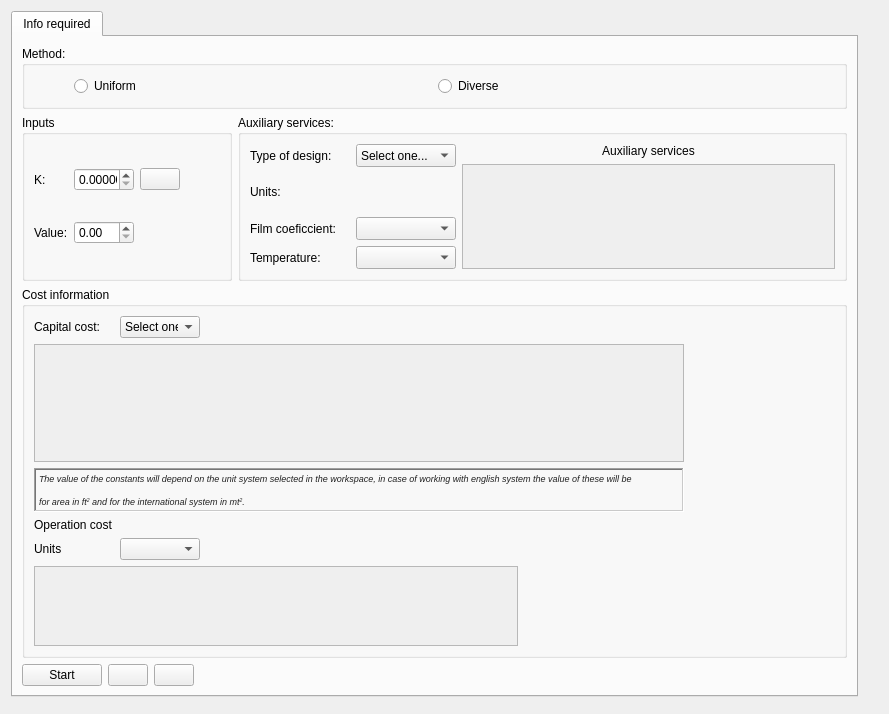
<?xml version="1.0" encoding="UTF-8"?>
<ui version="4.0">
 <class>NetworkDesign</class>
 <widget class="QWidget" name="NetworkDesign">
  <property name="geometry">
   <rect>
    <x>0</x>
    <y>0</y>
    <width>889</width>
    <height>692</height>
   </rect>
  </property>
  <property name="windowTitle">
   <string>Form</string>
  </property>
  <layout class="QGridLayout" name="gridLayout">
   <item row="0" column="0">
    <widget class="QTabWidget" name="tabWidget">
     <property name="currentIndex">
      <number>0</number>
     </property>
     <widget class="QWidget" name="Tab1">
      <attribute name="title">
       <string>Info required</string>
      </attribute>
      <layout class="QGridLayout" name="gridLayout_14">
       <item row="1" column="0">
        <layout class="QGridLayout" name="gridLayout_6">
         <item row="1" column="0" colspan="3">
          <layout class="QGridLayout" name="gridLayout_10">
           <item row="1" column="0">
            <widget class="QGroupBox" name="groupBox4">
             <property name="title">
              <string>Cost information</string>
             </property>
             <layout class="QGridLayout" name="gridLayout_11">
              <item row="1" column="0" colspan="3">
               <widget class="QTableWidget" name="capitalcost">
                <property name="enabled">
                 <bool>false</bool>
                </property>
                <property name="sizePolicy">
                 <sizepolicy hsizetype="Fixed" vsizetype="Fixed">
                  <horstretch>0</horstretch>
                  <verstretch>0</verstretch>
                 </sizepolicy>
                </property>
                <property name="maximumSize">
                 <size>
                  <width>650</width>
                  <height>118</height>
                 </size>
                </property>
               </widget>
              </item>
              <item row="0" column="1" colspan="2">
               <spacer name="horizontalSpacer_6">
                <property name="orientation">
                 <enum>Qt::Horizontal</enum>
                </property>
                <property name="sizeType">
                 <enum>QSizePolicy::Preferred</enum>
                </property>
                <property name="sizeHint" stdset="0">
                 <size>
                  <width>40</width>
                  <height>20</height>
                 </size>
                </property>
               </spacer>
              </item>
              <item row="4" column="0">
               <layout class="QGridLayout" name="gridLayout_4">
                <item row="0" column="0">
                 <widget class="QLabel" name="labelopera">
                  <property name="maximumSize">
                   <size>
                    <width>80</width>
                    <height>16777215</height>
                   </size>
                  </property>
                  <property name="text">
                   <string>Operation cost</string>
                  </property>
                 </widget>
                </item>
                <item row="1" column="0">
                 <widget class="QLabel" name="label">
                  <property name="text">
                   <string>Units</string>
                  </property>
                 </widget>
                </item>
                <item row="1" column="1">
                 <widget class="QComboBox" name="comboBoxUOP">
                  <property name="maximumSize">
                   <size>
                    <width>80</width>
                    <height>16777215</height>
                   </size>
                  </property>
                 </widget>
                </item>
               </layout>
              </item>
              <item row="0" column="0">
               <layout class="QGridLayout" name="gridLayout_7">
                <item row="0" column="0">
                 <widget class="QLabel" name="labelcapital">
                  <property name="maximumSize">
                   <size>
                    <width>80</width>
                    <height>16777215</height>
                   </size>
                  </property>
                  <property name="text">
                   <string>Capital cost:</string>
                  </property>
                 </widget>
                </item>
                <item row="0" column="1">
                 <widget class="QComboBox" name="comboBoxCapital">
                  <property name="maximumSize">
                   <size>
                    <width>80</width>
                    <height>16777215</height>
                   </size>
                  </property>
                  <item>
                   <property name="text">
                    <string>Select one...</string>
                   </property>
                  </item>
                  <item>
                   <property name="text">
                    <string>a + b*A^c</string>
                   </property>
                  </item>
                  <item>
                   <property name="text">
                    <string>b*A^c</string>
                   </property>
                  </item>
                 </widget>
                </item>
               </layout>
              </item>
              <item row="5" column="0" colspan="2">
               <widget class="QTableWidget" name="operationcost">
                <property name="enabled">
                 <bool>false</bool>
                </property>
                <property name="sizePolicy">
                 <sizepolicy hsizetype="Fixed" vsizetype="Fixed">
                  <horstretch>0</horstretch>
                  <verstretch>0</verstretch>
                 </sizepolicy>
                </property>
                <property name="maximumSize">
                 <size>
                  <width>1400</width>
                  <height>80</height>
                 </size>
                </property>
               </widget>
              </item>
              <item row="4" column="1" colspan="2">
               <spacer name="horizontalSpacer_5">
                <property name="orientation">
                 <enum>Qt::Horizontal</enum>
                </property>
                <property name="sizeHint" stdset="0">
                 <size>
                  <width>40</width>
                  <height>20</height>
                 </size>
                </property>
               </spacer>
              </item>
              <item row="2" column="0" colspan="3">
               <widget class="QLabel" name="label_WARNIG1">
                <property name="maximumSize">
                 <size>
                  <width>650</width>
                  <height>16777215</height>
                 </size>
                </property>
                <property name="frameShape">
                 <enum>QFrame::WinPanel</enum>
                </property>
                <property name="frameShadow">
                 <enum>QFrame::Sunken</enum>
                </property>
                <property name="lineWidth">
                 <number>1</number>
                </property>
                <property name="text">
                 <string>&lt;html&gt;&lt;head/&gt;&lt;body&gt;&lt;p align=&quot;justify&quot;&gt;&lt;a name=&quot;tw-target-text&quot;/&gt;&lt;span style=&quot; font-family:'inherit'; font-size:7pt; font-style:italic; color:#212121;&quot;&gt;T&lt;/span&gt;&lt;span style=&quot; font-family:'inherit'; font-size:7pt; font-style:italic; color:#212121;&quot;&gt;he value of the constants will depend on the unit system selected in the workspace, in case of working with english system the value of these will be&lt;/span&gt;&lt;/p&gt;&lt;p align=&quot;justify&quot;&gt;&lt;span style=&quot; font-family:'inherit'; font-size:7pt; font-style:italic; color:#212121;&quot;&gt;for area in ft&lt;/span&gt;&lt;span style=&quot; font-family:'inherit'; font-size:7pt; font-style:italic; color:#212121; vertical-align:super;&quot;&gt;2&lt;/span&gt;&lt;span style=&quot; font-family:'inherit'; font-size:7pt; font-style:italic; color:#212121;&quot;&gt; and for the international system in mt&lt;/span&gt;&lt;span style=&quot; font-family:'inherit'; font-size:7pt; font-style:italic; color:#212121; vertical-align:super;&quot;&gt;2&lt;/span&gt;&lt;span style=&quot; font-family:'inherit'; font-size:7pt; font-style:italic; color:#212121;&quot;&gt;.&lt;/span&gt;&lt;/p&gt;&lt;/body&gt;&lt;/html&gt;</string>
                </property>
                <property name="alignment">
                 <set>Qt::AlignLeading|Qt::AlignLeft|Qt::AlignTop</set>
                </property>
                <property name="margin">
                 <number>6</number>
                </property>
               </widget>
              </item>
             </layout>
            </widget>
           </item>
          </layout>
         </item>
         <item row="0" column="0">
          <widget class="QGroupBox" name="groupBox2">
           <property name="sizePolicy">
            <sizepolicy hsizetype="Fixed" vsizetype="Preferred">
             <horstretch>0</horstretch>
             <verstretch>0</verstretch>
            </sizepolicy>
           </property>
           <property name="title">
            <string>Inputs</string>
           </property>
           <layout class="QGridLayout" name="gridLayout_8">
            <item row="1" column="0">
             <widget class="QLabel" name="labelmin">
              <property name="maximumSize">
               <size>
                <width>80</width>
                <height>16777215</height>
               </size>
              </property>
              <property name="text">
               <string>Value:</string>
              </property>
             </widget>
            </item>
            <item row="0" column="2">
             <widget class="QPushButton" name="help">
              <property name="text">
               <string/>
              </property>
              <property name="icon">
               <iconset resource="resources.qrc">
                <normaloff>:/resources/Resources/ayuda.png</normaloff>:/resources/Resources/ayuda.png</iconset>
              </property>
             </widget>
            </item>
            <item row="0" column="1">
             <widget class="QDoubleSpinBox" name="doubleSpinBoxK">
              <property name="maximumSize">
               <size>
                <width>60</width>
                <height>16777215</height>
               </size>
              </property>
              <property name="decimals">
               <number>6</number>
              </property>
             </widget>
            </item>
            <item row="1" column="1">
             <widget class="QDoubleSpinBox" name="doubleSpinBoxMin">
              <property name="maximumSize">
               <size>
                <width>60</width>
                <height>16777215</height>
               </size>
              </property>
             </widget>
            </item>
            <item row="0" column="0">
             <widget class="QLabel" name="labelk">
              <property name="maximumSize">
               <size>
                <width>80</width>
                <height>16777215</height>
               </size>
              </property>
              <property name="text">
               <string>K:</string>
              </property>
             </widget>
            </item>
            <item row="0" column="3">
             <spacer name="horizontalSpacer_7">
              <property name="orientation">
               <enum>Qt::Horizontal</enum>
              </property>
              <property name="sizeHint" stdset="0">
               <size>
                <width>40</width>
                <height>20</height>
               </size>
              </property>
             </spacer>
            </item>
           </layout>
          </widget>
         </item>
         <item row="0" column="1" colspan="2">
          <widget class="QGroupBox" name="groupBox3">
           <property name="sizePolicy">
            <sizepolicy hsizetype="Preferred" vsizetype="Preferred">
             <horstretch>0</horstretch>
             <verstretch>0</verstretch>
            </sizepolicy>
           </property>
           <property name="title">
            <string>Auxiliary services:</string>
           </property>
           <layout class="QGridLayout" name="gridLayout_9">
            <item row="0" column="2" rowspan="4">
             <layout class="QGridLayout" name="gridLayout_12">
              <item row="0" column="0">
               <widget class="QLabel" name="labelAux">
                <property name="text">
                 <string>Auxiliary services</string>
                </property>
                <property name="alignment">
                 <set>Qt::AlignCenter</set>
                </property>
               </widget>
              </item>
              <item row="1" column="0">
               <widget class="QTableWidget" name="Services">
                <property name="enabled">
                 <bool>false</bool>
                </property>
                <property name="sizePolicy">
                 <sizepolicy hsizetype="Fixed" vsizetype="Fixed">
                  <horstretch>0</horstretch>
                  <verstretch>130</verstretch>
                 </sizepolicy>
                </property>
                <property name="minimumSize">
                 <size>
                  <width>0</width>
                  <height>0</height>
                 </size>
                </property>
                <property name="maximumSize">
                 <size>
                  <width>400</width>
                  <height>105</height>
                 </size>
                </property>
               </widget>
              </item>
             </layout>
            </item>
            <item row="0" column="1">
             <widget class="QComboBox" name="TypeDesign">
              <property name="maximumSize">
               <size>
                <width>100</width>
                <height>23</height>
               </size>
              </property>
              <item>
               <property name="text">
                <string>Select one...</string>
               </property>
              </item>
              <item>
               <property name="text">
                <string>Countercurrent</string>
               </property>
              </item>
              <item>
               <property name="text">
                <string>Cococurrent</string>
               </property>
              </item>
             </widget>
            </item>
            <item row="2" column="0">
             <widget class="QLabel" name="labelfilm">
              <property name="maximumSize">
               <size>
                <width>100</width>
                <height>16777215</height>
               </size>
              </property>
              <property name="text">
               <string>Film coeficcient:</string>
              </property>
             </widget>
            </item>
            <item row="2" column="1">
             <widget class="QComboBox" name="comboBoxFilm">
              <property name="maximumSize">
               <size>
                <width>100</width>
                <height>23</height>
               </size>
              </property>
             </widget>
            </item>
            <item row="3" column="0">
             <widget class="QLabel" name="labeltemp">
              <property name="maximumSize">
               <size>
                <width>100</width>
                <height>16777215</height>
               </size>
              </property>
              <property name="text">
               <string>Temperature:</string>
              </property>
             </widget>
            </item>
            <item row="1" column="0">
             <widget class="QLabel" name="labelunits">
              <property name="maximumSize">
               <size>
                <width>100</width>
                <height>16777215</height>
               </size>
              </property>
              <property name="text">
               <string>Units:</string>
              </property>
             </widget>
            </item>
            <item row="3" column="1">
             <widget class="QComboBox" name="comboBoxTemp">
              <property name="maximumSize">
               <size>
                <width>100</width>
                <height>23</height>
               </size>
              </property>
             </widget>
            </item>
            <item row="0" column="0">
             <widget class="QLabel" name="labelType">
              <property name="maximumSize">
               <size>
                <width>100</width>
                <height>16777215</height>
               </size>
              </property>
              <property name="text">
               <string>Type of design:</string>
              </property>
             </widget>
            </item>
           </layout>
          </widget>
         </item>
        </layout>
       </item>
       <item row="0" column="0">
        <layout class="QGridLayout" name="gridLayout_3">
         <item row="0" column="0">
          <widget class="QGroupBox" name="groupBox1">
           <property name="title">
            <string>Method:</string>
           </property>
           <layout class="QGridLayout" name="gridLayout_13">
            <item row="0" column="1">
             <widget class="QRadioButton" name="Uniform">
              <property name="text">
               <string>Uniform</string>
              </property>
             </widget>
            </item>
            <item row="0" column="0">
             <spacer name="horizontalSpacer_3">
              <property name="orientation">
               <enum>Qt::Horizontal</enum>
              </property>
              <property name="sizeType">
               <enum>QSizePolicy::Ignored</enum>
              </property>
              <property name="sizeHint" stdset="0">
               <size>
                <width>40</width>
                <height>20</height>
               </size>
              </property>
             </spacer>
            </item>
            <item row="0" column="3">
             <spacer name="horizontalSpacer_8">
              <property name="orientation">
               <enum>Qt::Horizontal</enum>
              </property>
              <property name="sizeType">
               <enum>QSizePolicy::Ignored</enum>
              </property>
              <property name="sizeHint" stdset="0">
               <size>
                <width>40</width>
                <height>20</height>
               </size>
              </property>
             </spacer>
            </item>
            <item row="0" column="2">
             <widget class="QRadioButton" name="Diverse">
              <property name="text">
               <string>Diverse</string>
              </property>
             </widget>
            </item>
           </layout>
          </widget>
         </item>
        </layout>
       </item>
       <item row="2" column="0">
        <layout class="QGridLayout" name="gridLayout_5">
         <item row="0" column="3">
          <spacer name="horizontalSpacer_4">
           <property name="orientation">
            <enum>Qt::Horizontal</enum>
           </property>
           <property name="sizeHint" stdset="0">
            <size>
             <width>40</width>
             <height>20</height>
            </size>
           </property>
          </spacer>
         </item>
         <item row="0" column="2">
          <widget class="QPushButton" name="pushButton">
           <property name="text">
            <string/>
           </property>
          </widget>
         </item>
         <item row="0" column="1">
          <widget class="QPushButton" name="pushButton_3">
           <property name="text">
            <string/>
           </property>
          </widget>
         </item>
         <item row="0" column="0">
          <widget class="QPushButton" name="Start">
           <property name="text">
            <string>Start</string>
           </property>
          </widget>
         </item>
        </layout>
       </item>
      </layout>
     </widget>
    </widget>
   </item>
   <item row="0" column="1" rowspan="2">
    <spacer name="verticalSpacer">
     <property name="orientation">
      <enum>Qt::Vertical</enum>
     </property>
     <property name="sizeHint" stdset="0">
      <size>
       <width>20</width>
       <height>40</height>
      </size>
     </property>
    </spacer>
   </item>
  </layout>
 </widget>
 <resources>
  <include location="resources.qrc"/>
 </resources>
 <connections/>
</ui>
